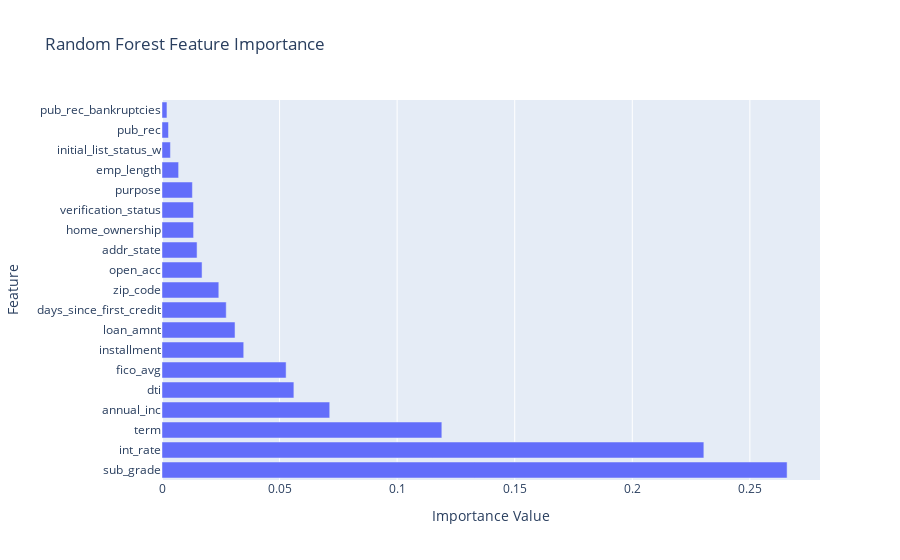

Here is the notebook cell this chart was saved with:
### Code cell
graph_importance(feat_imp, 'Random Forest')

### Figure 1 — Plotly figure (JSON) as saved in the notebook; plotly's stock layout.template omitted (floating-point values rounded to 4 significant figures)
{"data": [{"alignmentgroup": "True", "hovertemplate": "variable=0<br>Importance Value=%{x}<br>Feature=%{y}<extra></extra>", "legendgroup": "0", "marker": {"color": "#636efa"}, "name": "0", "offsetgroup": "0", "orientation": "h", "showlegend": true, "textposition": "auto", "type": "bar", "x": [0.2658, 0.2304, 0.119, 0.07133, 0.05609, 0.05278, 0.03476, 0.03106, 0.02731, 0.02416, 0.01703, 0.01491, 0.01343, 0.01341, 0.01293, 0.007066, 0.003586, 0.00276, 0.002108], "xaxis": "x", "y": ["sub_grade", "int_rate", "term", "annual_inc", "dti", "fico_avg", "installment", "loan_amnt", "days_since_first_credit", "zip_code", "open_acc", "addr_state", "home_ownership", "verification_status", "purpose", "emp_length", "initial_list_status_w", "pub_rec", "pub_rec_bankruptcies"], "yaxis": "y"}], "layout": {"barmode": "relative", "legend": {"title": {"text": "variable"}, "tracegroupgap": 0}, "showlegend": false, "title": {"text": "Random Forest Feature Importance"}, "xaxis": {"anchor": "y", "domain": [0, 1], "title": {"text": "Importance Value"}}, "yaxis": {"anchor": "x", "domain": [0, 1], "title": {"text": "Feature"}}}}
